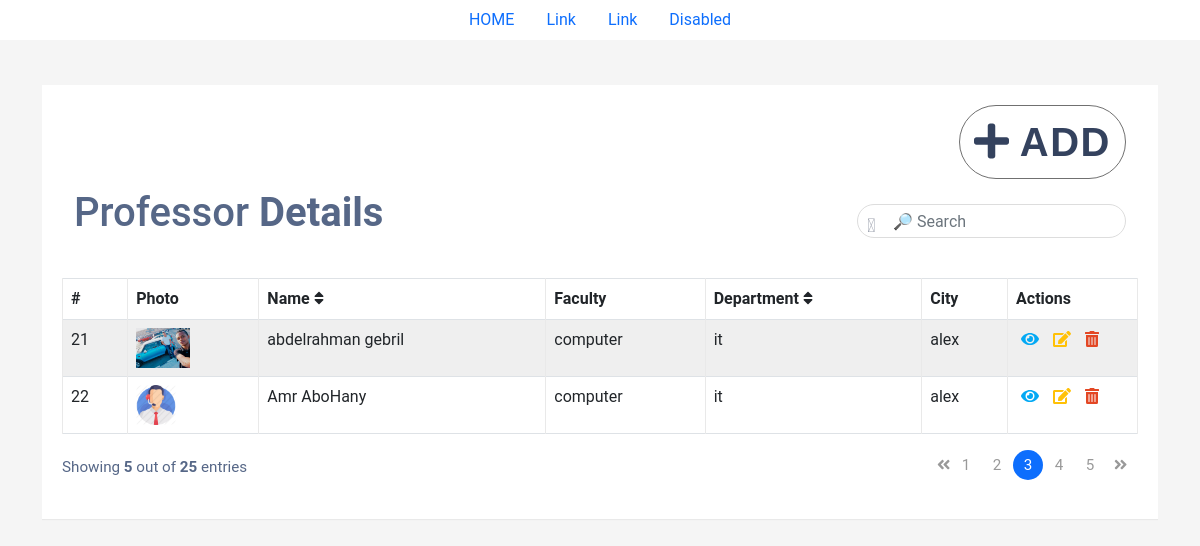
Page /layout/professor/html/ (signed in) on the committed database.
### tables this page shows
CREATE TABLE `professor` (
  `id` int(11) NOT NULL,
  `N_id` bigint(20) NOT NULL,
  `fname` varchar(30) DEFAULT NULL,
  `lname` varchar(30) DEFAULT NULL,
  `gender` varchar(50) DEFAULT NULL,
  `birthdate` date DEFAULT NULL,
  `mobileN` varchar(11) DEFAULT NULL,
  `country` varchar(50) DEFAULT NULL,
  `city` varchar(50) DEFAULT NULL,
  `picture` text DEFAULT NULL,
  `faculty_id` int(11) DEFAULT NULL,
  `account_id` int(11) DEFAULT NULL,
  `dept_id` int(11) DEFAULT NULL
);

CREATE TABLE `faculty` (
  `id` int(11) NOT NULL,
  `name` varchar(50) DEFAULT NULL,
  `description` text DEFAULT NULL,
  `createdAt` date DEFAULT NULL,
  `logo` text DEFAULT NULL,
  `background` text DEFAULT NULL,
  `levelsNum` int(11) DEFAULT NULL,
  `specialYear` int(11) DEFAULT NULL
);

CREATE TABLE `department` (
  `id` int(11) NOT NULL,
  `name` varchar(50) DEFAULT NULL,
  `description` text DEFAULT NULL,
  `faculty_id` int(11) DEFAULT NULL
);

### layout/professor/html/index.php (called while the page is built)
<?php
include "../../../functions/mainFunctions/conn.php";
include "../../../layout/professor/html/header.php";
include "../../../functions/professor/select.php";
?>
<?php include "../../../layout/professor/html/stable.php"; ?>
<?php include "../../../layout/professor/html/footer.php"; ?>

### functions/professor/select.php (called while the page is built, shortened)
<?php
 $stmt = $conn->query("SELECT p.id,p.fname,p.lname,p.city,p.picture,
                    f.name as ffname,
                    d.name as ddname
                     FROM professor as p
                     inner join faculty as f
                      on
                       p.faculty_id=f.id
                       inner join department as d
                       on p.dept_id=d.id");
 $res=$stmt->fetchAll(PDO::FETCH_ASSOC);
 ?>

### layout/professor/html/stable.php (the view, shortened to what this page needs)
<link rel="stylesheet" href="../../../layout/professor/css/stable.css">
<ul class="nav justify-content-center" style="background-color:white;">
  <li class="nav-item">
    <a class="nav-link" href="../../../index.php">HOME</a>
  </li>
  <li class="nav-item">
    <a class="nav-link" href="#">Link</a>
  </li>
  <li class="nav-item">
    <a class="nav-link" href="#">Link</a>
  </li>
  <li class="nav-item">
    <a class="nav-link" href="#">Disabled</a>
  </li>
</ul>
<div class="container-xl">
    <div class="table-responsive">
        <div class="table-wrapper">
            <div class="table-title">
            <div class="row" style="margin:0;padding:0">
                    <div class="col-sm-8"></div>
                    <div class="col-sm-4">
                    <a href="../../../layout/professor/html/create.php" id='add' class="btn btn-success" style="float:right;"><i class="fas fa-plus"></i> ADD</a>
                    </div>
                </div>
                <div class="row" style="margin:0;padding:0">
                    <div class="col-sm-8"><h1>Professor <b>Details</b></h1></div>
                    <div class="col-sm-4">
                        <div class="search-box">
                            <i class="material-icons">&#xE8B6;</i>
                            <input type="search" id="myInput" class="form-control" placeholder="&#x1F50E;&#xFE0E; Search">
                        </div>
                    </div>
                </div>
            </div>
            <table class="table table-striped table-hover table-bordered" id="myTable">
                <thead>
                        <th>#</th>
                        <th>Photo</th>
                        <th>Name <i class="fa fa-sort"></i></th>
                        <th>Faculty</th>
                        <th>Department <i class="fa fa-sort"></i></th>
                        <th>City</th>
                        <th>Actions</th>
                </thead>
                <tbody>
                    <?php
                     foreach ($res as $row) {
                    ?>
                    <?php if($row['fname'] != "master") {?>
                        <tr>
                        <td><?php echo $row['id'];?></td>
                        <td><img src="<?php echo $row['picture'];?>" style="width=40px;height:40px;"></td>
                        <td><?php echo $row['fname']." ".$row['lname'];?></td>
                        <td><?php echo $row['ffname'];?></td>
                        <td><?php echo$row['ddname'];?></td>
                        <td><?php echo $row['city'];?></td>
                        <td>
                            <a href="#/id=<?php echo $row['id'];?>" style="color:#03A9F4" class="viewP" title="View" data-toggle="tooltip"><i class="fas fa-eye"></i></a>
                            <a href="#/id=<?php echo $row['id']; ?>" style="color:#FFC107" class="editP" title="Edit" data-toggle="tooltip"><i class="fas fa-edit"></i></a>
                            <a href="#/id=<?php echo $row['id']; ?>" style="color:#E34724" class="deleteP" title="Delete" data-toggle="tooltip"><i class="fas fa-trash-alt"></i></a>
                        </td>
                        </tr>
                        <?php } ?>
                <?php
                }
                ?>
                </tbody>
            </table>
            <div class="clearfix">
                <div class="hint-text">Showing <b>5</b> out of <b>25</b> entries</div>
                <ul class="pagination">
                    <li class="page-item disabled"><a href="#"><i class="fa fa-angle-double-left"></i></a></li>
                    <li class="page-item"><a href="#" class="page-link">1</a></li>
                    <li class="page-item"><a href="#" class="page-link">2</a></li>
                    <li class="page-item active"><a href="#" class="page-link">3</a></li>
                    <li class="page-item"><a href="#" class="page-link">4</a></li>
                    <li class="page-item"><a href="#" class="page-link">5</a></li>
                    <li class="page-item"><a href="#" class="page-link"><i class="fa fa-angle-double-right"></i></a></li>
                </ul>
            </div>
        </div>
    </div>
</div>

### layout/professor/css/style.css (style rules this page uses)
body { background: #34425E 0% 0% no-repeat padding-box; }
div { margin-bottom: 10px; margin-top: 15px; }
.btn { background: #FFFFFF 0% 0% ; border: 1px solid #707070; width: 465px; height: 104px; border-radius: 92px; opacity: 1; width: 50%; height: 100%; font: normal normal bold 40px/60px Arial; letter-spacing: 1.54px; color: #34425E; opacity: 1; }

### layout/professor/css/stable.css (style rules this page uses)
body { color: #566787; background: #f5f5f5; font-family: 'Roboto', sans-serif; }
.table-responsive { margin: 30px 0; }
.table-wrapper { min-width: 1000px; background: #fff; padding: 20px; box-shadow: 0 1px 1px rgba(0,0,0,.05); }
.table-title { padding-bottom: 10px; margin: 0 0 10px; min-width: 100%; }
.search-box { position: relative; float: right; }
.search-box input { height: 34px; border-radius: 20px; padding-left: 35px; border-color: #ddd; box-shadow: none; }
.search-box i { color: #a0a5b1; position: absolute; font-size: 19px; top: 8px; left: 10px; }
table.table tr th, table.table tr td { border-color: #e9e9e9; }
table.table-striped tbody tr:nth-of-type(odd) { background-color: #fcfcfc; }
table.table td:last-child { width: 130px; }
table.table td a { color: #a0a5b1; display: inline-block; margin: 0 5px; }
.pagination { float: right; margin: 0 0 5px; }
.pagination li a { border: none; font-size: 95%; width: 30px; height: 30px; color: #999; margin: 0 2px; line-height: 30px; border-radius: 30px !important; text-align: center; padding: 0; }
.pagination li.active a { background: #03A9F4; }
.hint-text { float: left; margin-top: 6px; font-size: 95%; }

### rows in the picture
professor: id "21", picture (picture), fname "abdelrahman", lname "gebril", faculty.name "computer", dept.name "it", city "alex"
professor: id "22", picture (picture), fname "Amr", lname "AboHany", faculty.name "computer", dept.name "it", city "alex"
